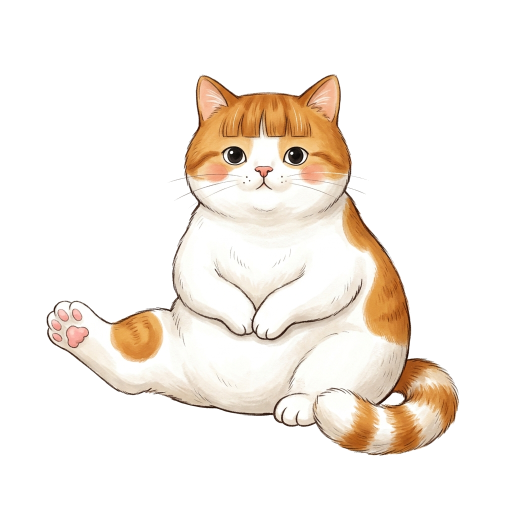
#> input picture img/cat-amber-stretch-transparent.png, 1024 x 1024 px, found by its file name (shown at 1/2 size)
$ python craft_stunning_brand_icon.py
#> lines starting #> are read from the running program, lines starting #| are printed output that depends on the picture; after the words box and inside, x2 and y2 are one past the last pixel; in counts of white or black regions, pixels touching at a corner belong together
#!/usr/bin/env python3
"""
craft_stunning_brand_icon.py
打造頂級質感的 Hand-drawn Boutique Brand Icon & Apple Touch Icon (180x180 & 38x38)
徹底告別粗糙拼貼與生硬幾何：
- 核心焦點：【雙貓靈動特寫頭像】
  - 左側：白色橘頭貓（齊頭平瀏海、水汪汪黑豆大眼、粉嫩小鼻、腮紅、溫柔純真微表情）
  - 右側：黑面翡翠眼玳瑁貓（黑面罩、額頭焦糖金流光、晶瑩水潤翡翠綠大眼、俏皮黑美人痣、雪白小圍巾領口、沉著自信神采）
- 構圖：極致優雅的黃金比例特寫，留有 18% iOS 圓角安全留白，底色為溫潤高級米白 (#FAF7F2)。
- 同時產出：
  1. assets/apple-touch-icon.png (180x180 Retina 高解析度 PNG)
  2. assets/favicon-cat.svg (向量極簡高清晰度 SVG)
  3. img/svg/brand-cat.svg
"""

import os
from PIL import Image, ImageDraw, ImageFilter

BASE_DIR = "/Users/atonny/工作區/07_開發專案_Dev/inner-power-reading"
ASSETS_DIR = os.path.join(BASE_DIR, "assets")
IMG_DIR = os.path.join(BASE_DIR, "img")

PATH_AMBER = os.path.join(IMG_DIR, "cat-amber-stretch-transparent.png")
PATH_TORTIE = os.path.join(IMG_DIR, "cat-tortoiseshell-sentinel-transparent.png")

def render_boutique_apple_touch_icon():
    im_amber = Image.open(PATH_AMBER).convert("RGBA")
#> im_amber is the input picture: PIL image 1024x1024 RGBA; mean R, G, B, A 246.4, 239.5, 232.3, 78.2
    im_tortie = Image.open(PATH_TORTIE).convert("RGBA")
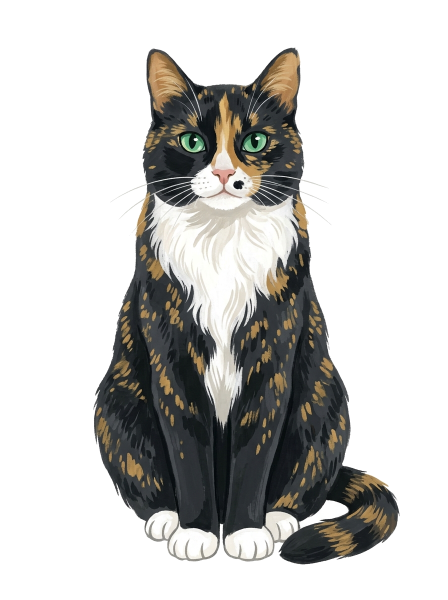
#> input picture img/cat-tortoiseshell-sentinel-transparent.png, 896 x 1200 px, found by its file name (shown at 1/2 size)
#> im_tortie is the input picture: PIL image 896x1200 RGBA; mean R, G, B, A 199.2, 198.6, 196.4, 94.5

    # 裁剪兩隻貓咪的精華頭部與表情區域 (Head & Chest Close-up)
    # 橘白貓頭部區域
    w_a, h_a = im_amber.size
#> w_a = 1024; h_a = 1024
    head_amber = im_amber.crop((int(w_a * 0.18), int(h_a * 0.12), int(w_a * 0.72), int(h_a * 0.68)))

    # 玳瑁貓頭部區域
    w_t, h_t = im_tortie.size
#> w_t = 896; h_t = 1200
    head_tortie = im_tortie.crop((int(w_t * 0.22), int(h_t * 0.06), int(w_t * 0.78), int(h_t * 0.62)))

    # 建立 720x720 超取樣畫布 (4x scale of 180x180)
    canvas_size = 720
    canvas = Image.new("RGBA", (canvas_size, canvas_size), (250, 247, 242, 255)) # 溫潤米白 #FAF7F2
    draw = ImageDraw.Draw(canvas)

    # 雅致微內邊框
    margin = 48
    draw.rounded_rectangle([margin, margin, canvas_size - margin, canvas_size - margin],
                           radius=110, outline=(232, 222, 210, 255), width=6)
    draw.rounded_rectangle([margin + 10, margin + 10, canvas_size - margin - 10, canvas_size - margin - 10],
                           radius=100, outline=(242, 235, 225, 255), width=3)

    # 調整雙貓頭像大小並和諧重疊依偎
    target_h = 440
    # 橘白貓稍大圓萌
    h_a_new = target_h
    w_a_new = int(head_amber.width * (h_a_new / head_amber.height))
#> w_a_new = 423
    head_a_scaled = head_amber.resize((w_a_new, h_a_new), Image.Resampling.LANCZOS)

    # 玳瑁貓優雅修長
    h_t_new = target_h
    w_t_new = int(head_tortie.width * (h_t_new / head_tortie.height))
#> w_t_new = 328
    head_t_scaled = head_tortie.resize((w_t_new, h_t_new), Image.Resampling.LANCZOS)
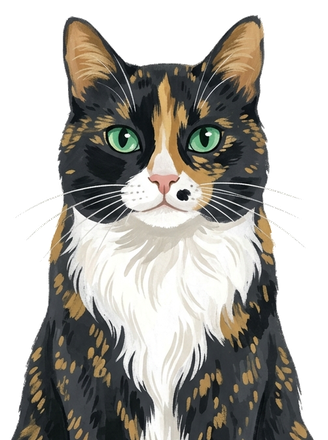
#> head_t_scaled: PIL image 328x440 RGBA; mean R, G, B, A 85.1, 82.8, 77.4, 160.6; transparent parts drawn white

    # 計算居中位置 (左右輕柔依偎在中央)
    # 橘白貓在左稍前，玳瑁貓在右稍後
    pos_t = (canvas_size // 2 - w_t_new // 2 + 105, canvas_size // 2 - h_t_new // 2 - 10)
#> pos_t = (301, 130)
    pos_a = (canvas_size // 2 - w_a_new // 2 - 105, canvas_size // 2 - h_a_new // 2 + 10)
#> pos_a = (44, 150)

    # 柔和立體陰影
    shadow_mask_t = head_t_scaled.split()[3].point(lambda p: 35 if p > 50 else 0)
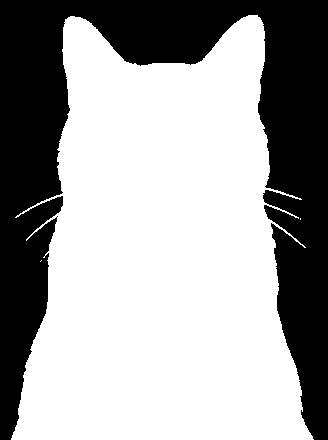
#> shadow_mask_t: PIL image 328x440 L; values 0 (black) and 35 (white), 63.3% white; 1 black region, box (x1, y1, x2, y2) and area: (0, 0, 328, 440) 52938
    shadow_mask_a = head_a_scaled.split()[3].point(lambda p: 40 if p > 50 else 0)
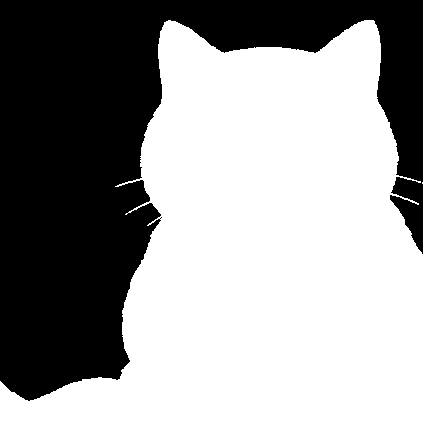
#> shadow_mask_a: PIL image 423x440 L; values 0 (black) and 40 (white), 61.1% white; 1 black region, box (x1, y1, x2, y2) and area: (0, 0, 423, 401) 72487

    shadow_t = Image.new("RGBA", head_t_scaled.size, (45, 41, 38, 0))
    shadow_t.putalpha(shadow_mask_t)
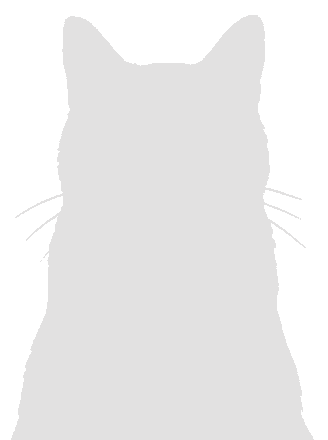
#> shadow_t: PIL image 328x440 RGBA; mean R, G, B, A 45, 41, 38, 22.2; transparent parts drawn white
    shadow_t = shadow_t.filter(ImageFilter.GaussianBlur(12))

    shadow_a = Image.new("RGBA", head_a_scaled.size, (45, 41, 38, 0))
    shadow_a.putalpha(shadow_mask_a)
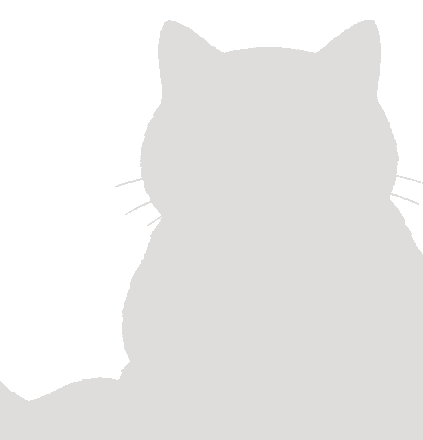
#> shadow_a: PIL image 423x440 RGBA; mean R, G, B, A 45, 41, 38, 24.4; transparent parts drawn white
    shadow_a = shadow_a.filter(ImageFilter.GaussianBlur(14))

    # 貼合：玳瑁貓陰影與頭部
    canvas.paste(shadow_t, (pos_t[0], pos_t[1] + 12), shadow_t)
    canvas.paste(head_t_scaled, pos_t, head_t_scaled)

    # 貼合：橘白貓陰影與頭部
    canvas.paste(shadow_a, (pos_a[0], pos_a[1] + 12), shadow_a)
    canvas.paste(head_a_scaled, pos_a, head_a_scaled)

    # 平滑降採樣至 180x180 (高品質 Lanczos 抗鋸齒)
    icon_180 = canvas.resize((180, 180), Image.Resampling.LANCZOS)
    out_180 = os.path.join(ASSETS_DIR, "apple-touch-icon.png")
    icon_180.save(out_180, format="PNG")
    print(f"Saved boutique {out_180} (180x180)")

    # 同步生成 38x38 導覽列極致清晰版本
    icon_38 = canvas.resize((38, 38), Image.Resampling.LANCZOS)
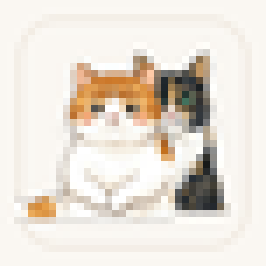
#> icon_38: PIL image 38x38 RGBA (shown 7 times larger); mean R, G, B, A 232.3, 224.7, 215.1, 253.8; transparent parts drawn white
    out_38 = os.path.join(IMG_DIR, "brand-cat-38.png")
    icon_38.save(out_38, format="PNG")
    print(f"Saved {out_38} (38x38)")

if __name__ == '__main__':
    render_boutique_apple_touch_icon()
